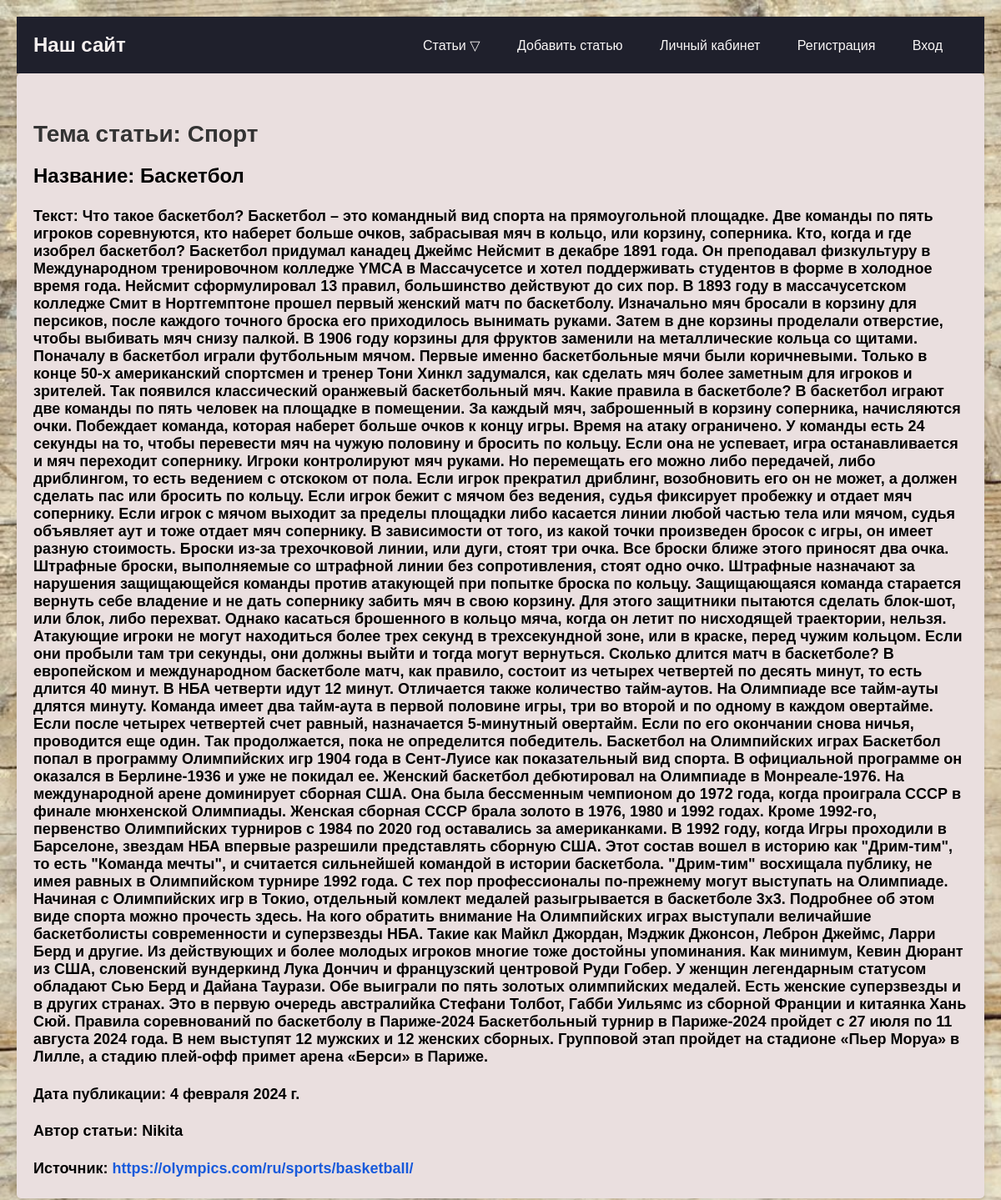
The page /info_sport_aerticles/4/ on the database its author committed.
### catalog/models.py (models this page shows, shortened)
class Sport(models.Model):
    topic = models.ForeignKey(Topic, on_delete=models.SET_NULL, null=True)
    title = models.CharField(max_length=1000, verbose_name='Название статьи')
    summary = models.CharField(max_length=1000, verbose_name='кратко о статье', blank=True, null=True)
    text = models.TextField(max_length=10000000000000000, verbose_name='текст статьи', blank=True, null=True)
    data = models.DateField(verbose_name='Дата публикации статьи', blank=True, null=True)
    info = models.URLField(verbose_name='Источник(и)', blank=True)
    author = models.ForeignKey(User, on_delete=models.SET_NULL, null=True, verbose_name='Автор')  # поле author
    image = models.URLField(verbose_name='Фото', blank=True, null=True)

class Topic(models.Model):
    VIBOR = (('Наука', 'Наука'), ('Спорт', 'Спорт'), ('Искусство', 'Искусство'))
    name = models.CharField(max_length=100, choices=VIBOR, verbose_name='Тема статьи')
    def __str__(self):
        return self.name

### catalog/views.py (the view)
# urls.py: path('info_sport_aerticles/<int:pk>/', views.ArticleSportDetailView.as_view(), name='info_sport'),
class ArticleSportDetailView(DetailView):
    model = Sport

### templates/catalog/sport_detail.html (shortened to what this page needs)
{% extends 'index.html' %}
{% load static %}
{% block head %}
    <link rel="stylesheet" href="{% static 'home.css' %}">
    <link rel="stylesheet" href="{% static 'articles_detail.css' %}">
{% endblock head %}
{% block content %}
    <div>
        <h1>Тема статьи: {{ sport.topic }}</h1>
        <h2>Название: {{ sport.title }}</h2>
        <h4>Текст: {{ sport.text }}</h4>
        <h4>Дата публикации: {{ sport.data }}</h4>
        <h4>Автор статьи: {{ sport.author }}</h4>
        <h4>Источник: <a href="{{ sport.info }}">{{ sport.info }}</a></h4>
    </div>
{% endblock content %}

### catalog/static/home.css (style rules this page uses)
body { margin: 0; padding: 0; background: url('img/Статья-Фон.jpg'); background-repeat: no-repeat; background-size: cover; background-attachment: fixed; font-family: Arial, sans-serif; }
h2 { color: #333; font-size: 28px; margin-bottom: 20px; }
h1 { color: #333; font-size: 36px; margin-bottom: 30px; }

### catalog/static/articles_detail.css (style rules this page uses)
body { font-family: Arial, sans-serif; margin: 20px; background-color: #f5f5f5; }
div { background-color: #eadfdf; padding: 20px; border-radius: 5px; box-shadow: 0 2px 4px rgba(0, 0, 0, 0.1); }
h1 { font-size: 28px; margin-bottom: 10px; color: #333; }
h2 { font-size: 24px; margin-bottom: 5px; color: #000000; }
h4 { font-size: 18px; margin-bottom: 5px; color: #020202; }
a { color: #185adb; text-decoration: none; }

### rows shown on the page
Sport: topic "Спорт", title "Баскетбол", text "Что такое баскетбол? Баскетбол – это командный вид спорта на прямоугольной площадке. Две команды по пять игроков соревнуются, кто наберет больше очков, забрасывая мяч в кольцо, или корзину, соперника. Кто, когда и где изобрел баскетбол? Баскетбол придумал канадец Джеймс Нейсмит в декабре 1891 года. Он преподавал физкультуру в Международном тренировочном колледже YMCA в Массачусетсе и хотел поддерживать студентов в форме в холодное время года. Нейсмит сформулировал 13 правил, большинство действуют до сих пор. В 1893 году в массачусетском колледже Смит в Нортгемптоне прошел первый женский матч по баскетболу. Изначально мяч бросали в корзину для персиков, после каждого точного броска его…", data "4 февраля 2024 г.", author "Nikita", info "https://olympics.com/ru/sports/basketball/"
